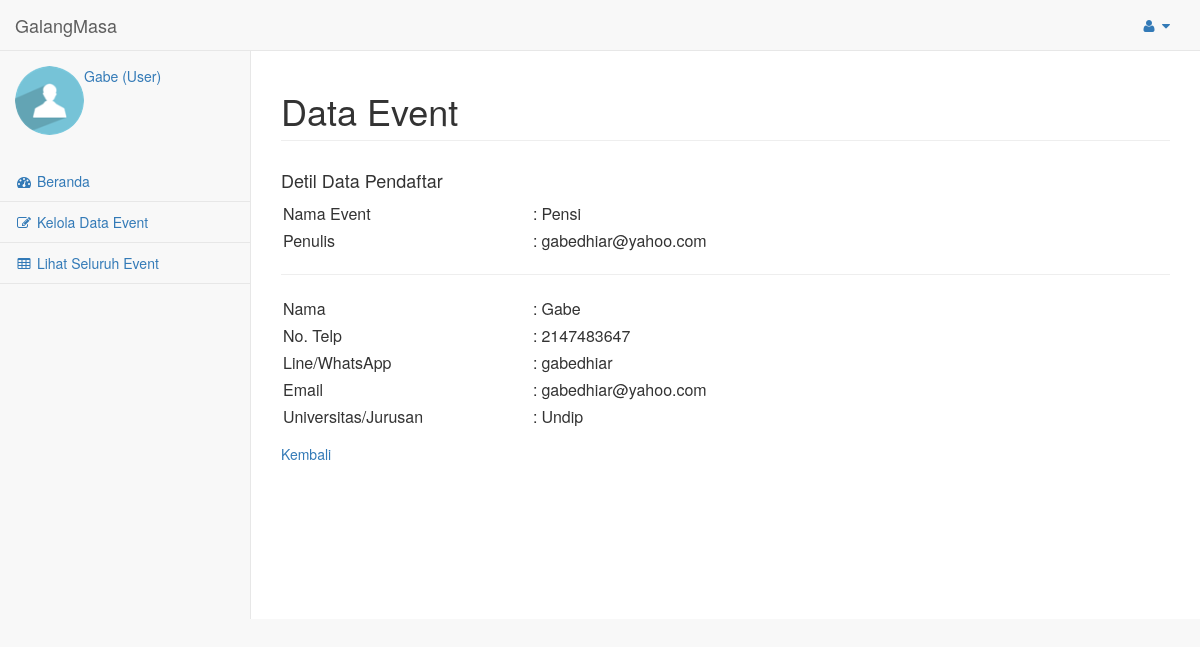
/user/data_event/detil_daftar.php?num=1&no=1 (signed in), run on the app's committed database.
### tables this page shows
CREATE TABLE `data_event` (
  `num` int(11) NOT NULL,
  `nama` text NOT NULL,
  `bidang` text NOT NULL,
  `tanggal` text NOT NULL,
  `lokasi` text NOT NULL,
  `jangka` text,
  `penjelasan` text,
  `target` text,
  `req` text,
  `posisi` text,
  `biaya` text,
  `keuntungan` text,
  `penulis` text NOT NULL
);

CREATE TABLE `data_daftar` (
  `num` int(11) NOT NULL,
  `no_daftar` int(11) NOT NULL,
  `mhs` text NOT NULL,
  `telp` text NOT NULL,
  `sosmed` text NOT NULL,
  `email` text NOT NULL,
  `univ` text NOT NULL
);

### user/data_event/detil_daftar.php (the view, shortened to what this page needs)
<html>
	<head>
		<link href="../../vendor/bootstrap/css/bootstrap.min.css" rel="stylesheet">
		<link href="../../vendor/metisMenu/metisMenu.min.css" rel="stylesheet">
		<link href="../../dist/css/sb-admin-2.css" rel="stylesheet">
		<link href="../../vendor/morrisjs/morris.css" rel="stylesheet">
		<link href="../../vendor/font-awesome/css/font-awesome.min.css" rel="stylesheet" type="text/css">
	</head>
	<body>
		<div id="wrapper">
			<?php
				include('../../navigasi/nav4.php')
			?>
			<div id="page-wrapper">
				<div class="row">
					<div class="col-lg-12">
						<h1 class="page-header">Data Event</h1>
					</div>
				</div>
				<div class="row">
					<div class="col-lg-12">
						<h4>Detil Data Pendaftar</h4>
						<?php
						$num = $_GET['num'];
						$no = $_GET['no'];
						$queryUser = "SELECT * FROM data_event WHERE num='$num'";
						if ($r = mysql_query($queryUser))
						{
							$baris = mysql_fetch_array($r);
							$num = htmlentities($baris['num']);
							$nama = htmlentities($baris['nama']);
							$penulis = htmlentities($baris['penulis']);
							?>
							<form>
								<table width="100%" border="0" cellpadding="5" cellspacing="5">
									<tr>
										<td width="250">Nama Event</td>
										<td width="3">:</td>
										<td><?php echo $nama; ?></td>
									</tr>
									<tr>
										<td width="250">Penulis</td>
										<td width="3">:</td>
										<td><?php echo $penulis; ?></td>
									</tr>
								</table>
							</form>
						<?php
						} else {
							echo "<p>Data kosong.</p>";
						}
						$query = "SELECT * FROM data_daftar WHERE num='$num' AND no_daftar='$no'";
						if ($r = mysql_query($query))
						{
							$baris = mysql_fetch_array($r);
							$nama = htmlentities($baris['mhs']);
							$telp = htmlentities($baris['telp']);
							$sosmed = htmlentities($baris['sosmed']);
							$email = htmlentities($baris['email']);
							$univ = htmlentities($baris['univ']);
						?>
							<hr/>
							<form>
								<table width="100%" border="0" cellpadding="5" cellspacing="5">
									<tr>
										<td width="250">Nama</td>
										<td width="3">:</td>
										<td><?php echo $nama; ?></td>
									</tr>
									<tr>
										<td width="250">No. Telp</td>
										<td width="3">:</td>
										<td><?php echo $telp; ?></td>
									</tr>
									<tr>
										<td width="250">Line/WhatsApp</td>
										<td width="3">:</td>
										<td><?php echo $sosmed; ?></td>
									</tr>
									<tr>
										<td width="250">Email</td>
										<td width="3">:</td>
										<td><?php echo $email; ?></td>
									</tr>
									<tr>
										<td width="250">Universitas/Jurusan</td>
										<td width="3">:</td>
										<td><?php echo $univ; ?></td>
									</tr>
								</table>
							</form>
						<?php
						} else {
							echo "<p>Data kosong.</p>";
						}
						?>
						<a href="../data_event/detil_event.php?num=<?php echo $num; ?>">Kembali</a>
						<br/>
						<br/>
					</div>
				</div>
			</div>
		</div>
	</body>
</html>

### data on the page
data_event: nama "Pensi", penulis "gabedhiar@yahoo.com"
data_daftar: mhs "Gabe", telp "2147483647", sosmed "gabedhiar", email "gabedhiar@yahoo.com", univ "Undip"

### other printed values
$_SESSION['nama'] "Gabe"
$_SESSION['posisi'] "User"
